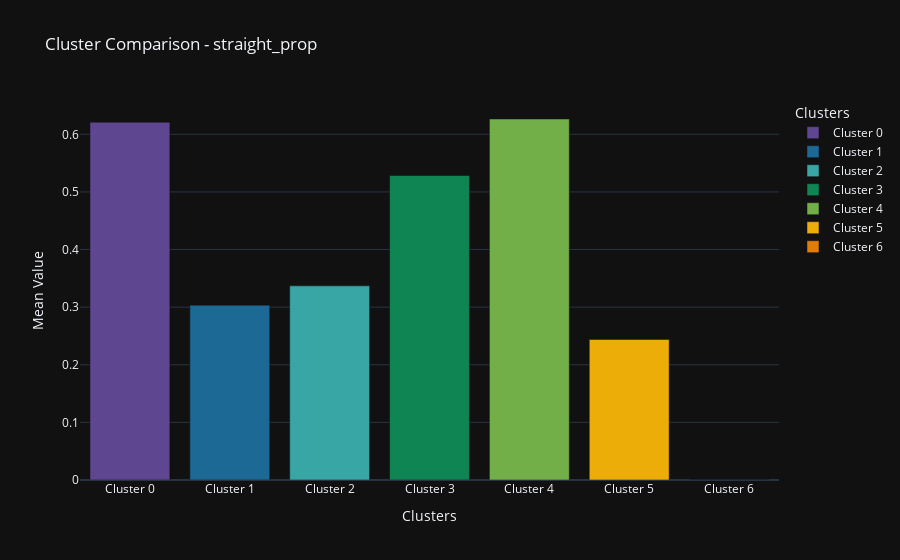

The cell this chart's notebook holds for it:
### Markdown cell above
We can visualize the differences in each variable based on the clusters. We can choose either the original or the scaled variables, although we must keep in mind that the clustering was only performed based on the selected variables.

### Code cell
plot_clusters(df_featured, 'straight_prop')

### Figure 1 — Plotly figure (JSON) as saved in the notebook; plotly's stock layout.template omitted (floating-point values rounded to 4 significant figures)
{"data": [{"marker": {"color": "rgb(95, 70, 144)"}, "name": "Cluster 0", "type": "bar", "x": ["Cluster 0"], "y": [0.621]}, {"marker": {"color": "rgb(29, 105, 150)"}, "name": "Cluster 1", "type": "bar", "x": ["Cluster 1"], "y": [0.3034]}, {"marker": {"color": "rgb(56, 166, 165)"}, "name": "Cluster 2", "type": "bar", "x": ["Cluster 2"], "y": [0.3369]}, {"marker": {"color": "rgb(15, 133, 84)"}, "name": "Cluster 3", "type": "bar", "x": ["Cluster 3"], "y": [0.5285]}, {"marker": {"color": "rgb(115, 175, 72)"}, "name": "Cluster 4", "type": "bar", "x": ["Cluster 4"], "y": [0.6266]}, {"marker": {"color": "rgb(237, 173, 8)"}, "name": "Cluster 5", "type": "bar", "x": ["Cluster 5"], "y": [0.244]}, {"marker": {"color": "rgb(225, 124, 5)"}, "name": "Cluster 6", "type": "bar", "x": ["Cluster 6"], "y": [0]}], "layout": {"bargap": 0.2, "legend": {"title": {"text": "Clusters"}}, "showlegend": true, "title": {"text": "Cluster Comparison - straight_prop"}, "xaxis": {"title": {"text": "Clusters"}}, "yaxis": {"title": {"text": "Mean Value"}}}}
